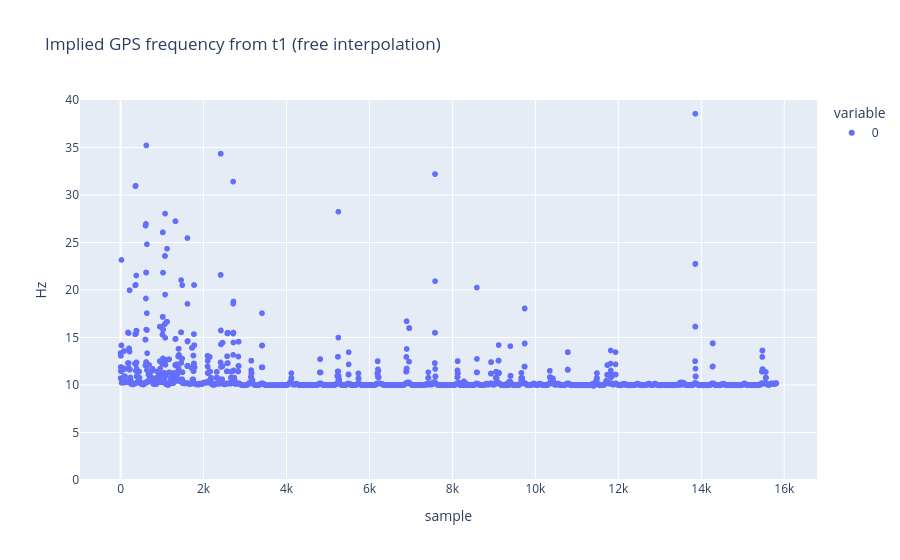

The cell this chart's notebook holds for it:
### Code cell
t1n = t1.detach().numpy()
din = di.detach().numpy()
dt = t1n[1:] - t1n[:-1]
implied_frequency = din[1:] / np.where(dt > 1e-6, dt, np.nan)  # mask the few time reversals
px.scatter(
    implied_frequency,
    title="Implied GPS frequency from t1 (free interpolation)",
    labels={"value": "Hz", "index": "sample"},
).update_yaxes(range=[0, 40])

### Figure 1 — Plotly figure (JSON) as saved in the notebook; plotly's stock layout.template omitted (floating-point values rounded to 4 significant figures; data arrays with more than 128 entries replaced by an {"elided": "..."} marker saying what was removed)
{"data": [{"hovertemplate": "variable=0<br>sample=%{x}<br>Hz=%{y}<extra></extra>", "legendgroup": "0", "marker": {"color": "#636efa", "symbol": "circle"}, "mode": "markers", "name": "0", "showlegend": true, "type": "scattergl", "x": {"elided": "15811 int values"}, "xaxis": "x", "y": {"elided": "15811 float values"}, "yaxis": "y"}], "layout": {"legend": {"title": {"text": "variable"}, "tracegroupgap": 0}, "title": {"text": "Implied GPS frequency from t1 (free interpolation)"}, "xaxis": {"anchor": "y", "domain": [0.0, 1.0], "title": {"text": "sample"}}, "yaxis": {"anchor": "x", "domain": [0.0, 1.0], "range": [0, 40], "title": {"text": "Hz"}}}}
